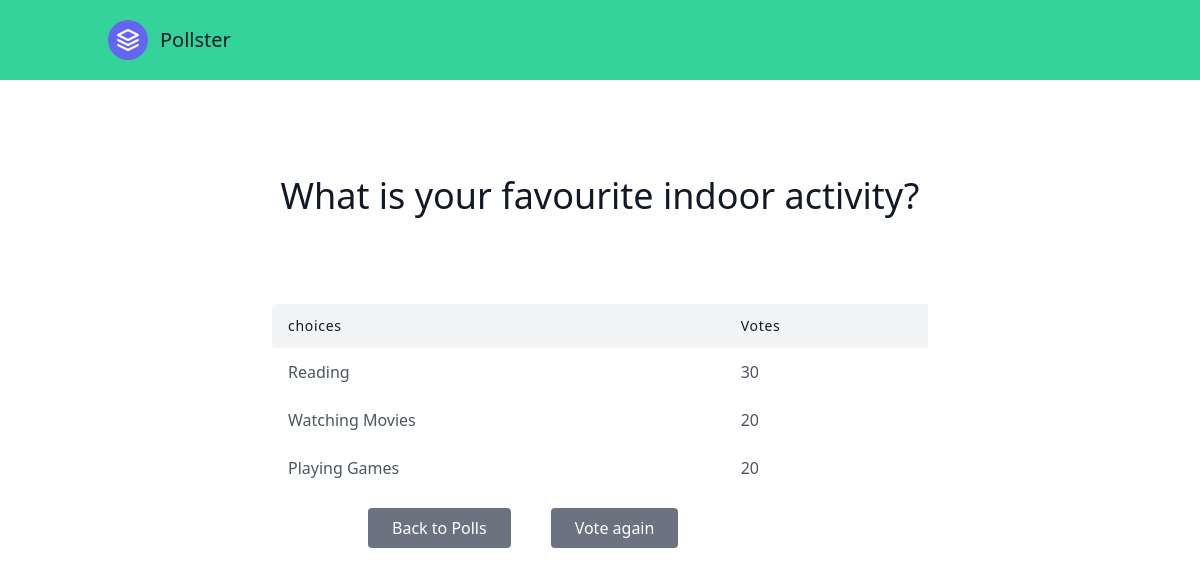
The app's page /2/results/ with its own data.
### polls/models.py (models this page shows, shortened)
class Question(models.Model):
    question_text = models.CharField(max_length=200)
    pub_date = models.DateTimeField('date published')

class Choice(models.Model):
    question = models.ForeignKey(Question,on_delete=models.CASCADE)
    choice_text = models.CharField(max_length=200)
    votes = models.IntegerField(default=0)

### polls/views.py (the view)
# urls.py: path('<int:question_id>/results/',views.results,name='results'),
def results(request,question_id):
    question = get_object_or_404(Question,pk=question_id)
    context ={ 'question':question}
    return render(request,'polls/results.html',context)

### polls/templates/polls/results.html (shortened to what this page needs)
{% extends 'base.html' %}
{% block content %}
    <section class="text-gray-600 body-font">
        <div class="container px-5 py-24 mx-auto">
            <div class="flex flex-col text-center w-full mb-20">
                <h1 class="sm:text-4xl text-3xl font-medium title-font mb-2 text-gray-900">{{question.question_text}}</h1>
            </div>
            <div class="lg:w-2/3 w-full mx-auto overflow-auto">
                <table class="table-auto w-full text-left whitespace-no-wrap">
                <thead>
                    <tr>
                    <th class="px-4 py-3 title-font tracking-wider font-medium text-gray-900 text-sm bg-gray-100 rounded-tl rounded-bl">choices</th>
                    <th class="px-4 py-3 title-font tracking-wider font-medium text-gray-900 text-sm bg-gray-100">Votes</th>
                    </tr>
                </thead>
                <tbody>
                    {% for choice in question.choice_set.all %}
                    <tr>
                    <td class="px-4 py-3">{{choice.choice_text}}</td>
                    <td class="px-4 py-3">{{choice.votes}}</td>
                    </tr>
                    {% endfor %}
                </tbody>
                </table>
            </div>
            <div class="flex pl-4 mt-4 lg:w-2/3 w-full mx-auto">
                <button class="flex ml-20 text-white bg-gray-500 border-0 py-2 px-6 focus:outline-none hover:bg-gray-600 rounded"><a href="{% url 'polls:index' %}">Back to Polls</a></button>
                <button class="flex ml-10 text-white bg-gray-500 border-0 py-2 px-6 focus:outline-none hover:bg-gray-600 rounded"><a href="{% url 'polls:vote' question.id %}">Vote again</a></button>
            </div>
        </div>
      </section>
{% endblock content %}

### records on screen
Question: question_text "What is your favourite indoor activity?"
Choice: choice_text "Reading", votes "30"
Choice: choice_text "Watching Movies", votes "20"
Choice: choice_text "Playing Games", votes "20"
